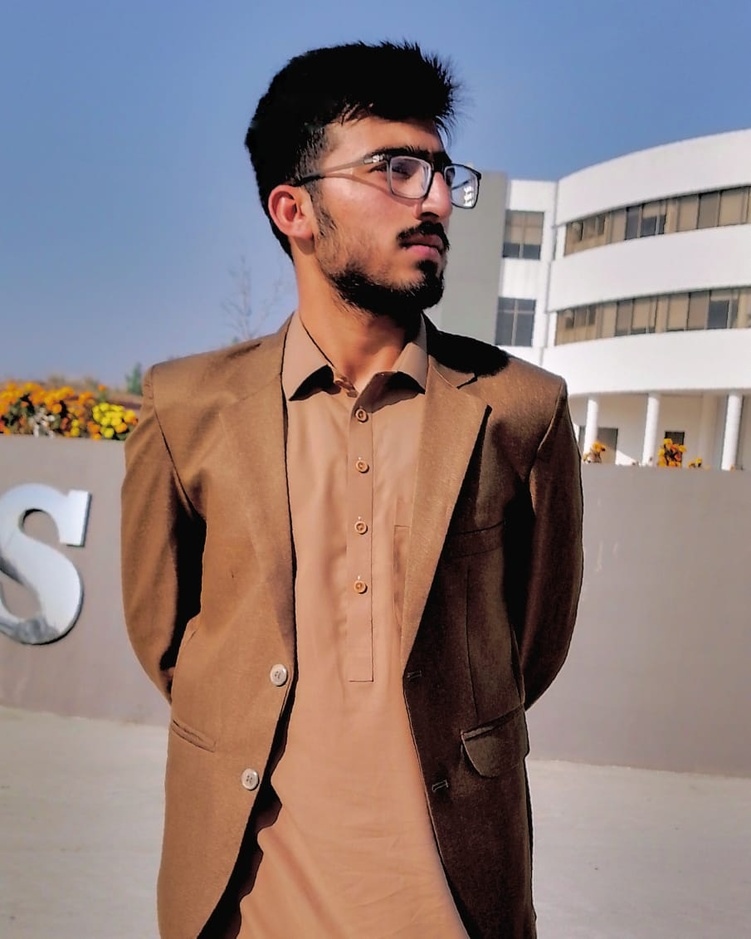
#> input picture me.jpeg, 751 x 939 px, shrunk from 905 x 1131 before the run
$ python v3.py
#> lines starting #> are read from the running program, lines starting #| are printed output that depends on the picture
import cv2

path=r'me.jpeg'

img=cv2.imread(path,cv2.IMREAD_GRAYSCALE)
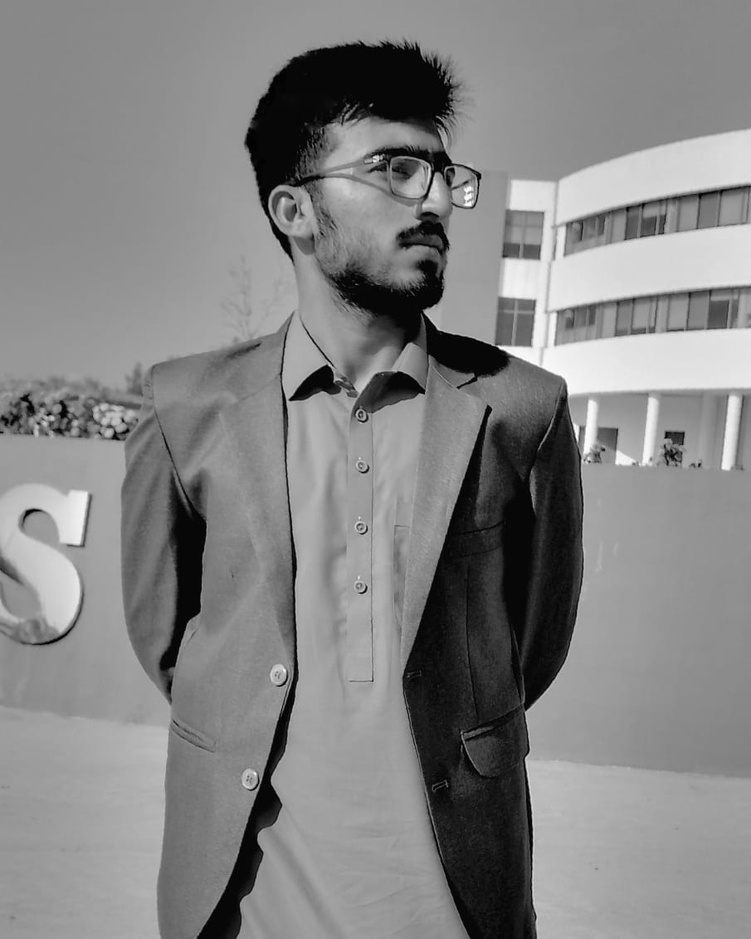
#> img: shape (939, 751); min 0, max 255, mean 131.7

cv2.imwrite('new.png',img)
cv2.imshow('woooashhh here u are',img)
cv2.waitKey(0)
cv2.destroyAllWindows()

$ run again, with lines.webp saved as me.jpeg
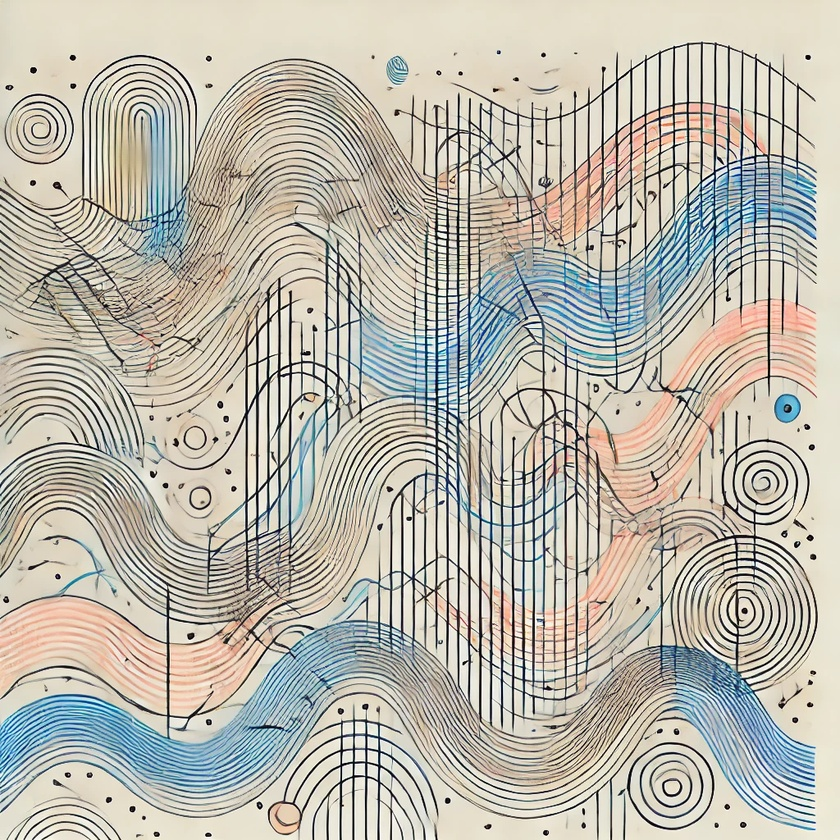
#> input picture lines.webp, 840 x 840 px, shrunk from 1024 x 1024 before the run
#> `img=cv2.imread(path,cv2.IMREAD_GRAYSCALE)`:
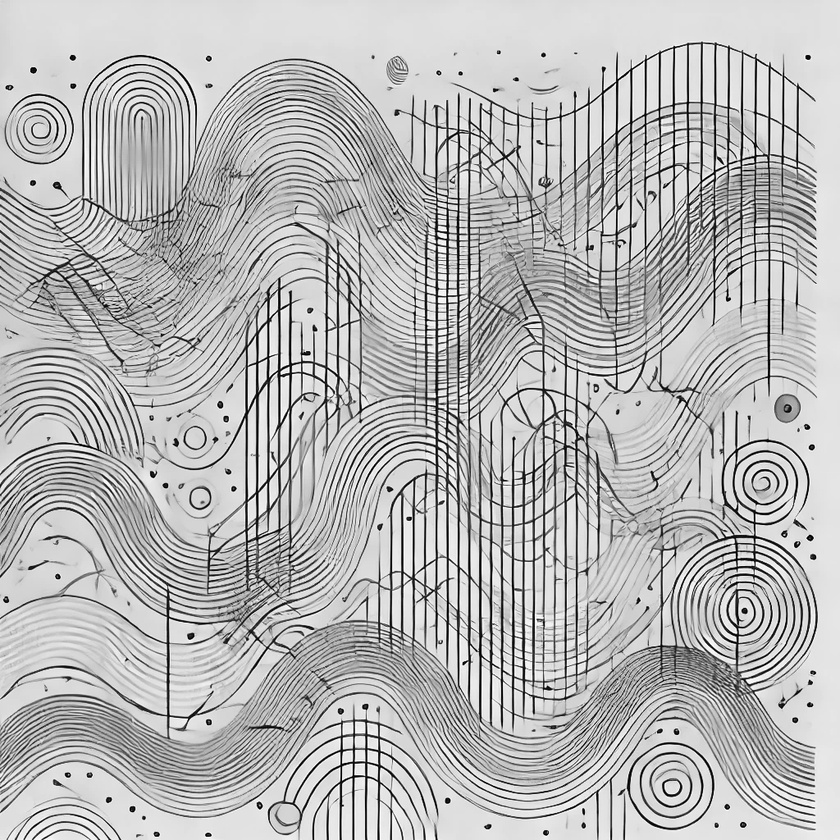
#> img: shape (840, 840); min 0, max 255, mean 184.5
